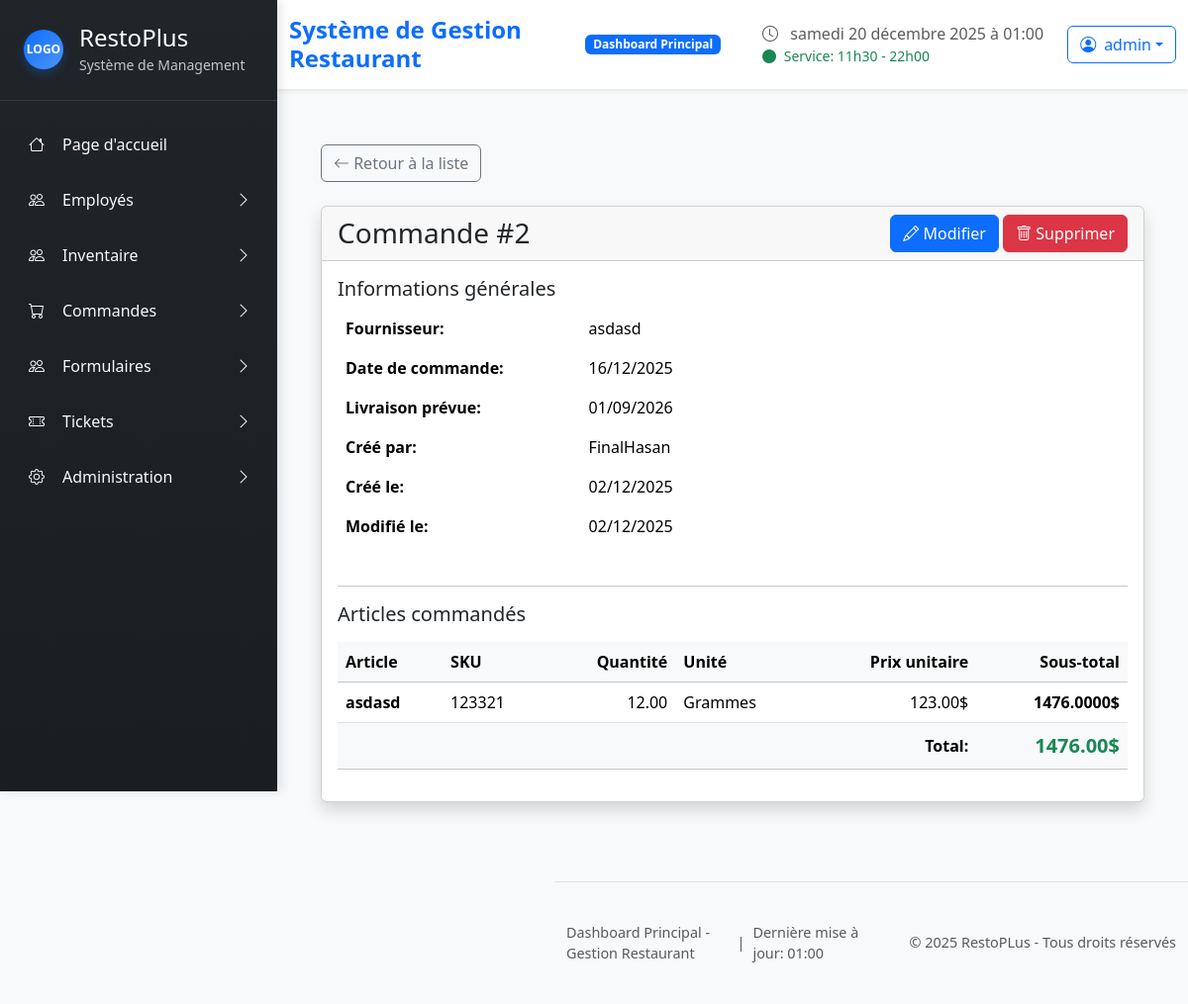
The app's page /stock-orders/2/ (signed in) with its own data.
### restoplus/models.py (models this page shows, shortened)
class User(AbstractUser):
    class AvailabilityStatus(models.TextChoices):
        NOT_FILLED = "not_filled", "Non remplie"
        PENDING    = "pending",    "En attente"
        FILLED     = "filled",     "Remplie"
    availability_status = models.CharField(
        max_length=20,
        choices=AvailabilityStatus.choices,
        default=AvailabilityStatus.NOT_FILLED,
        verbose_name="Statut des disponibilités"
        )
    first_name = models.CharField(max_length=150, blank=True, verbose_name="Prénom")
    last_name = models.CharField(max_length=150, blank=True, verbose_name="Nom de famille")
    poste = models.CharField(max_length=100, blank=True, verbose_name="Poste")
    mobile = models.CharField(max_length=20,blank=True,validators=[phone_validator], verbose_name="Téléphone")
    email = models.CharField(
        max_length=254,
        blank=True,
        verbose_name="Courriel",
        validators=[email_validator]
    )
    is_manager = models.BooleanField(default=False)
    role = models.ForeignKey(Role, on_delete=models.SET_NULL, null=True, blank=True)
    def has_permission(self, permission):
        if self.is_superuser:
            return True
        if not self.role:
            return False
        return getattr(self.role, permission, False)
    def can_manage_schedules(self):
        if self.is_superuser or self.is_staff:
            return True
        return self.has_permission('can_manage_schedules')

class StockOrder(models.Model):
    supplier = models.CharField(max_length=200, blank=True, verbose_name="Fournisseur")
    created_by = models.ForeignKey(User, on_delete=models.SET_NULL, null=True, related_name='stock_orders_created', verbose_name="Créé par")
    created_at = models.DateTimeField(auto_now_add=True, verbose_name="Créé le")
    updated_at = models.DateTimeField(auto_now=True, verbose_name="Modifié le")
    order_date = models.DateField(null=True, blank=True, verbose_name="Date de commande")
    expected_delivery = models.DateField(null=True, blank=True, verbose_name="Livraison prévue")
    total_cost = models.DecimalField(max_digits=10, decimal_places=2, default=0, verbose_name="Coût total")
    class Meta:
        verbose_name = "Commande de stock"
        verbose_name_plural = "Commandes de stock"
        ordering = ['-created_at']

class StockOrderItem(models.Model):
    order = models.ForeignKey(StockOrder, on_delete=models.CASCADE, related_name='items', verbose_name="Commande")
    inventory_item = models.ForeignKey(Inventory, on_delete=models.CASCADE, verbose_name="Article")
    quantity = models.DecimalField(max_digits=10, decimal_places=2, verbose_name="Quantité")
    unit_price = models.DecimalField(max_digits=10, decimal_places=2, verbose_name="Prix unitaire")
    class Meta:
        verbose_name = "Article de commande"
        verbose_name_plural = "Articles de commande"
    def subtotal(self):
        return self.quantity * self.unit_price

class Inventory(models.Model):
    UNIT_CHOICES = [
        ("pcs", "Pièce"),
        ("lb", "Livres"),
        ("g", "Grammes"),
        ("l", "Litres"),
        ("ml", "Millilitres"),
        ("pack", "Paquet"),
    ]
    name = models.CharField(max_length=200, verbose_name="Nom")
    sku = models.CharField(max_length=50, blank=True, unique=True, verbose_name="SKU")
    category = models.CharField(max_length=100, blank=True, verbose_name="Catégorie")
    quantity = models.DecimalField(max_digits=10, decimal_places=2, default=0, verbose_name="Quantité")
    unit = models.CharField(max_length=10, choices=UNIT_CHOICES, default="pcs", verbose_name="Unité")
    supplier = models.CharField(max_length=200, blank=True, verbose_name="Fournisseur")
    cost_price = models.DecimalField(max_digits=10, decimal_places=2, default=0, verbose_name="Prix coûtant")
    is_active = models.BooleanField(default=True, verbose_name="Actif")
    created_at = models.DateTimeField(auto_now_add=True, verbose_name="Créé le")
    updated_at = models.DateTimeField(auto_now=True, verbose_name="Modifié le")
    class Meta:
        verbose_name = "Article d'inventaire"
        verbose_name_plural = "Inventaire"
        ordering = ["name"]

### restoplus/views.py (the view)
# urls.py: path('stock-orders/<int:pk>/', views.stock_order_detail, name='stock_order_detail'),
@login_required
def stock_order_detail(request, pk):
    if not request.user.has_permission('can_manage_orders'):
        return render(request, 'restoplus/403.html', status=403)
    order = get_object_or_404(StockOrder, pk=pk)
    items = order.items.select_related('inventory_item').all()
    context = {
        'order': order,
        'items': items,
    }
    return render(request, 'restoplus/stock_order_detail.html', context)

### restoplus/templates/restoplus/stock_order_detail.html (shortened to what this page needs)
{% extends "restoplus/base.html" %}
{% load static %}
{% block content %}
<div class="container mt-4">
    <div class="mb-4">
        <a href="{% url 'stock_order_list' %}" class="btn btn-outline-secondary">
            <i class="bi bi-arrow-left"></i> Retour à la liste
        </a>
    </div>
    <div class="card shadow">
        <div class="card-header d-flex justify-content-between align-items-center">
            <h3 class="mb-0">Commande #{{ order.id }}</h3>
            <div>
                <a href="{% url 'stock_order_update' order.pk %}" class="btn btn-primary">
                    <i class="bi bi-pencil"></i> Modifier
                </a>
                <button type="button" class="btn btn-danger" data-bs-toggle="modal" data-bs-target="#deleteModal">
                    <i class="bi bi-trash"></i> Supprimer
                </button>
            </div>
        </div>
        <div class="card-body">
            <div class="row mb-4">
                <div class="col-md-6">
                    <h5>Informations générales</h5>
                    <table class="table table-borderless">
                        <tr>
                            <td class="fw-bold">Fournisseur:</td>
                            <td>{{ order.supplier|default:"—" }}</td>
                        </tr>
                        <tr>
                            <td class="fw-bold">Date de commande:</td>
                            <td>{{ order.order_date|date:"d/m/Y"|default:"—" }}</td>
                        </tr>
                        <tr>
                            <td class="fw-bold">Livraison prévue:</td>
                            <td>{{ order.expected_delivery|date:"d/m/Y"|default:"—" }}</td>
                        </tr>
                        <tr>
                            <td class="fw-bold">Créé par:</td>
                            <td>{{ order.created_by.username|default:"—" }}</td>
                        </tr>
                        <tr>
                            <td class="fw-bold">Créé le:</td>
                            <td>{{ order.created_at|date:"d/m/Y" }}</td>
                        </tr>
                        <tr>
                            <td class="fw-bold">Modifié le:</td>
                            <td>{{ order.updated_at|date:"d/m/Y" }}</td>
                        </tr>
                    </table>
                </div>
            </div>
            <hr>
            <h5 class="mb-3">Articles commandés</h5>
            <div class="table-responsive">
                <table class="table table-hover">
                    <thead class="table-light">
                        <tr>
                            <th>Article</th>
                            <th>SKU</th>
                            <th class="text-end">Quantité</th>
                            <th>Unité</th>
                            <th class="text-end">Prix unitaire</th>
                            <th class="text-end">Sous-total</th>
                        </tr>
                    </thead>
                    <tbody>
                        {% for item in items %}
                        <tr>
                            <td>
                                <div class="d-flex align-items-center">
                                    <strong>{{ item.inventory_item.name }}</strong>
                                </div>
                            </td>
                            <td>{{ item.inventory_item.sku|default:"—" }}</td>
                            <td class="text-end">{{ item.quantity }}</td>
                            <td>{{ item.inventory_item.get_unit_display }}</td>
                            <td class="text-end">{{ item.unit_price }}$</td>
                            <td class="text-end fw-bold">{{ item.subtotal }}$</td>
                        </tr>
                        {% empty %}
                        <tr>
                            <td colspan="6" class="text-center text-muted py-4">
                                Aucun article dans cette commande.
                            </td>
                        </tr>
                        {% endfor %}
                    </tbody>
                    <tfoot class="table-light">
                        <tr>
                            <td colspan="5" class="text-end fw-bold">Total:</td>
                            <td class="text-end fw-bold fs-5 text-success">{{ order.total_cost }}$</td>
                        </tr>
                    </tfoot>
                </table>
            </div>
        </div>
    </div>
</div>
{% endblock %}

### restoplus/templates/restoplus/partials/header.html (shortened to what this page needs)
{% load static %}
<header class="main-header bg-white shadow-sm sticky-top">
  <div class="container-fluid">
    <div class="row align-items-center py-3">
      <div class="col-md-6">
        <div class="d-flex align-items-center">
          <h1 class="h4 mb-0 text-primary fw-bold">
            Système de Gestion Restaurant
          </h1>
          <span
            class="badge bg-primary ms-3 animate__animated animate__pulse animate__infinite"
            >Dashboard Principal</span
          >
        </div>
      </div>
      <div class="col-md-6">
        <div class="d-flex justify-content-end align-items-center">
          <div class="me-4">
            <i class="bi bi-clock text-muted me-2"></i>
            <span class="text-muted" id="current-time"></span>
            <div class="small text-success">
              <i class="bi bi-circle-fill me-1"></i>
              Service: 11h30 - 22h00
            </div>
          </div>
          <div class="dropdown">
            <button
              class="btn btn-outline-primary dropdown-toggle d-flex align-items-center"
              type="button"
              data-bs-toggle="dropdown"
            >
              <i class="bi bi-person-circle me-2"></i>
              {{ request.user.username }}
            </button>
          </div>
        </div>
      </div>
    </div>
  </div>
</header>

### records on screen
User: user.username "admin"
StockOrder: id "2", supplier "asdasd", order_date "16/12/2025", expected_delivery "01/09/2026", created_by.username "FinalHasan", created_at "02/12/2025", updated_at "02/12/2025", total_cost "1476.00"
StockOrderItem: inventory_item.name "asdasd", inventory_item.sku "123321", quantity "12.00", inventory_item.unit "Grammes", unit_price "123.00", subtotal "1476.0000"
